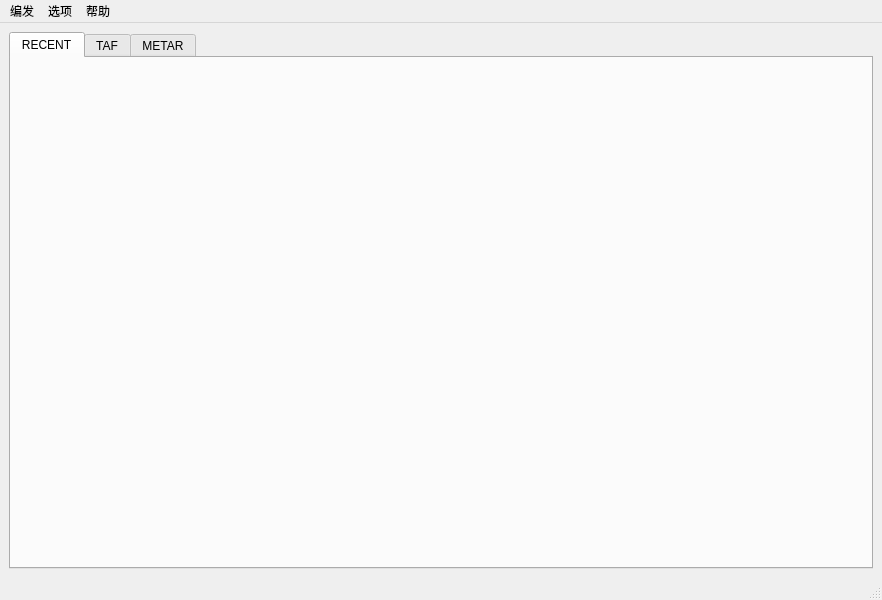
<?xml version="1.0" encoding="UTF-8"?>
<ui version="4.0">
 <class>MainWindow</class>
 <widget class="QMainWindow" name="MainWindow">
  <property name="geometry">
   <rect>
    <x>0</x>
    <y>0</y>
    <width>882</width>
    <height>600</height>
   </rect>
  </property>
  <property name="windowTitle">
   <string>MainWindow</string>
  </property>
  <widget class="QWidget" name="centralwidget">
   <layout class="QVBoxLayout" name="verticalLayout">
    <item>
     <widget class="QTabWidget" name="main_tab">
      <property name="minimumSize">
       <size>
        <width>850</width>
        <height>500</height>
       </size>
      </property>
      <property name="currentIndex">
       <number>0</number>
      </property>
      <property name="movable">
       <bool>true</bool>
      </property>
      <widget class="QWidget" name="tab_recent">
       <attribute name="title">
        <string>RECENT</string>
       </attribute>
       <layout class="QVBoxLayout" name="recent_layout">
        <property name="sizeConstraint">
         <enum>QLayout::SetFixedSize</enum>
        </property>
        <item>
         <widget class="QWidget" name="tips" native="true">
          <property name="minimumSize">
           <size>
            <width>840</width>
            <height>0</height>
           </size>
          </property>
          <layout class="QHBoxLayout" name="tips_layout">
           <property name="leftMargin">
            <number>10</number>
           </property>
           <property name="topMargin">
            <number>20</number>
           </property>
           <property name="rightMargin">
            <number>10</number>
           </property>
           <property name="bottomMargin">
            <number>20</number>
           </property>
          </layout>
         </widget>
        </item>
       </layout>
      </widget>
      <widget class="QWidget" name="tab_taf">
       <attribute name="title">
        <string>TAF</string>
       </attribute>
       <layout class="QVBoxLayout" name="taf_layout">
        <item>
         <widget class="QTableWidget" name="taf_table">
          <property name="minimumSize">
           <size>
            <width>850</width>
            <height>500</height>
           </size>
          </property>
          <property name="frameShadow">
           <enum>QFrame::Raised</enum>
          </property>
          <property name="horizontalScrollBarPolicy">
           <enum>Qt::ScrollBarAlwaysOff</enum>
          </property>
          <property name="editTriggers">
           <set>QAbstractItemView::NoEditTriggers</set>
          </property>
          <column>
           <property name="text">
            <string>类型</string>
           </property>
          </column>
          <column>
           <property name="text">
            <string>报文内容</string>
           </property>
          </column>
          <column>
           <property name="text">
            <string>发布时间</string>
           </property>
          </column>
          <column>
           <property name="text">
            <string>查询</string>
           </property>
          </column>
          <column>
           <property name="text">
            <string>其他</string>
           </property>
          </column>
         </widget>
        </item>
       </layout>
      </widget>
      <widget class="QWidget" name="tab_metar">
       <attribute name="title">
        <string>METAR</string>
       </attribute>
       <layout class="QVBoxLayout" name="metar_layout">
        <item>
         <widget class="QTableWidget" name="metar_table">
          <property name="minimumSize">
           <size>
            <width>850</width>
            <height>500</height>
           </size>
          </property>
          <property name="frameShadow">
           <enum>QFrame::Raised</enum>
          </property>
          <property name="horizontalScrollBarPolicy">
           <enum>Qt::ScrollBarAlwaysOff</enum>
          </property>
          <property name="editTriggers">
           <set>QAbstractItemView::NoEditTriggers</set>
          </property>
          <column>
           <property name="text">
            <string>类型</string>
           </property>
          </column>
          <column>
           <property name="text">
            <string>报文内容</string>
           </property>
          </column>
         </widget>
        </item>
       </layout>
      </widget>
     </widget>
    </item>
   </layout>
  </widget>
  <widget class="QMenuBar" name="menubar">
   <property name="geometry">
    <rect>
     <x>0</x>
     <y>0</y>
     <width>882</width>
     <height>23</height>
    </rect>
   </property>
   <widget class="QMenu" name="post_menu">
    <property name="title">
     <string>编发</string>
    </property>
    <addaction name="taf_action"/>
    <addaction name="trend_action"/>
    <addaction name="sigmet_action"/>
    <addaction name="separator"/>
    <addaction name="quit_action"/>
   </widget>
   <widget class="QMenu" name="setting_menu">
    <property name="title">
     <string>选项</string>
    </property>
    <widget class="QMenu" name="contracts_menu">
     <property name="title">
      <string>联系人</string>
     </property>
     <addaction name="contract_no"/>
    </widget>
    <addaction name="contracts_menu"/>
    <addaction name="setting_action"/>
   </widget>
   <widget class="QMenu" name="help_menu">
    <property name="title">
     <string>帮助</string>
    </property>
    <addaction name="open_docs_action"/>
    <addaction name="report_issue_action"/>
    <addaction name="separator"/>
    <addaction name="about_action"/>
   </widget>
   <addaction name="post_menu"/>
   <addaction name="setting_menu"/>
   <addaction name="help_menu"/>
  </widget>
  <widget class="QStatusBar" name="statusbar"/>
  <action name="taf_action">
   <property name="text">
    <string>预报</string>
   </property>
  </action>
  <action name="trend_action">
   <property name="text">
    <string>趋势</string>
   </property>
  </action>
  <action name="sigmet_action">
   <property name="text">
    <string>重要气象情报</string>
   </property>
  </action>
  <action name="setting_action">
   <property name="text">
    <string>设置</string>
   </property>
  </action>
  <action name="about_action">
   <property name="text">
    <string>关于</string>
   </property>
  </action>
  <action name="quit_action">
   <property name="text">
    <string>退出</string>
   </property>
  </action>
  <action name="contract_no">
   <property name="checkable">
    <bool>true</bool>
   </property>
   <property name="text">
    <string>无</string>
   </property>
  </action>
  <action name="report_issue_action">
   <property name="text">
    <string>报告问题</string>
   </property>
  </action>
  <action name="open_docs_action">
   <property name="text">
    <string>文档</string>
   </property>
  </action>
 </widget>
 <resources/>
 <connections>
  <connection>
   <sender>quit_action</sender>
   <signal>triggered()</signal>
   <receiver>MainWindow</receiver>
   <slot>close()</slot>
   <hints>
    <hint type="sourcelabel">
     <x>-1</x>
     <y>-1</y>
    </hint>
    <hint type="destinationlabel">
     <x>440</x>
     <y>299</y>
    </hint>
   </hints>
  </connection>
 </connections>
</ui>
